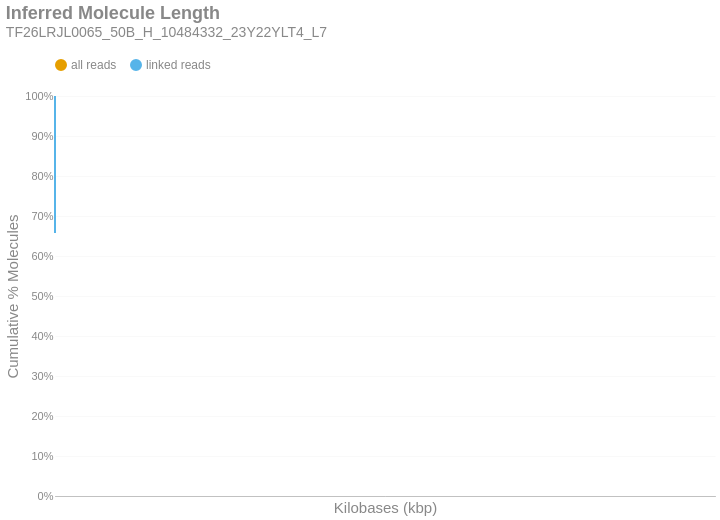

The cell this chart's notebook holds for it:
### Markdown cell above
### Inferred Molecule Length
This is the cumulative frequency distribution of molecule lengths inferred from the first and last alignment positions along a contig for all alignments associated with a single linked-read barcode on a given contig.There are two distributions: one with `all` the alignments (yellow) and another with only `linked reads` (blue). The percent of molecules in the `linked reads` distribution is relative to the total number of linked molecules.

### Code cell
if SKIPLR:
    print_html(f"Skipped")
else:
    binned_df = consolidated_hist(valids['length_inferred']/1000, mask, 10, True)
    binned_df = binned_df.with_columns(
        pl.when(pl.col('bin').cast(pl.Utf8) == '0').then(pl.lit('1')).otherwise(pl.col('bin').cast(pl.Utf8)).alias('bin')
    )
    with SafeRender(binned_df):
        (
            density_plot(binned_df, 'Inferred Molecule Length', samplename, 'inferredlen')
            .transform_calculate(bin_kb='datum.bin / 1000')
            .encode(
                x=alt.X('bin_kb:Q', title="Kilobases (kbp)").scale(type='log', padding=0).axis(labelAngle=-40),
                y=alt.Y('value:Q', title='Cumulative % Molecules')
                    .axis(format='%')
                    .stack(False)
                    .scale(domainMin=0, domainMax=1,padding=0),
                color=alt.Color("key:N").scale(domain = ["all reads", "linked reads"]),
                tooltip = [
                    alt.Tooltip("key:N", title = "Data Type"),
                    alt.Tooltip("range_label:N", title="Kilobases"),
                    alt.Tooltip("value:Q", format = ".2%", title="% Molecules (Cum.)")
                ]
            )
        ).display()

### Figure 1 — Vega-Lite specification as saved in the notebook (floating-point values rounded to 4 significant figures)
{"width": "container", "height": 400, "config": {"title": {"anchor": "start", "dy": -15, "fontSize": 18, "color": "#888888", "subtitleColor": "#888888", "subtitleFontSize": 14}, "arc": {"fill": "#0072B2"}, "axis": {"domainColor": "#888888", "domainWidth": 0.5, "gridWidth": 0.2, "grid": false, "titleFontWeight": 400, "titleFontSize": 15, "labelFontSize": 11, "labelColor": "#888888", "tickColor": "#888888", "tickWidth": 0.2, "titleColor": "#888888"}, "axisBand": {"grid": false}, "axisX": {"grid": true, "tickSize": 10, "domainCap": "round"}, "axisY": {"domain": false, "grid": true, "tickSize": 0, "domainCap": "round"}, "background": "transparent", "header": {"labelFontSize": 15, "labelColor": "#888888", "titleFontSize": 15, "titleFontWeight": 600, "titleColor": "#888888"}, "legend": {"labelFont": "sans-serif", "labelFontSize": 12, "labelColor": "#888888", "symbolSize": 100, "symbolType": "circle", "titleFontSize": 12, "titlePadding": 10, "titleColor": "#888888", "title": null, "orient": "top"}, "range": {"category": ["#E69F00", "#56B4E9", "#009E73", "#F0E442", "#0072B2", "#D55E00", "#CC79A7", "#000000"], "diverging": ["#cfe8f3", "#a2d4ec", "#73bfe2", "#46abdb", "#1696d2", "#12719e"]}, "area": {"fill": "#0072B2", "fillOpacity": 0.7, "line": true, "strokeOpacity": 0.7}, "line": {"color": "#0072B2", "stroke": "#0072B2", "strokeWidth": 2}, "trail": {"color": "#0072B2", "stroke": "#0072B2", "strokeWidth": 0, "size": 1}, "point": {"filled": true, "fillOpacity": 1.0, "size": 95}, "text": {"color": "#888888", "fontSize": 11, "align": "right", "fontWeight": 400, "size": 11}, "bar": {"fill": "#0072B2", "stroke": null}, "view": {"stroke": null, "continuousWidth": 660, "continuousHeight": 400}}, "data": {"name": "data-9631ec1d1845da99adf80627422815e2"}, "mark": {"type": "line", "interpolate": "monotone", "point": {"opacity": 0, "size": 275}}, "encoding": {"color": {"field": "key", "scale": {"domain": ["all reads", "linked reads"]}, "type": "nominal"}, "tooltip": [{"field": "key", "title": "Data Type", "type": "nominal"}, {"field": "range_label", "title": "Kilobases", "type": "nominal"}, {"field": "value", "format": ".2%", "title": "% Molecules (Cum.)", "type": "quantitative"}], "x": {"axis": {"labelAngle": -40}, "field": "bin_kb", "scale": {"type": "log", "padding": 0}, "title": "Kilobases (kbp)", "type": "quantitative"}, "y": {"axis": {"format": "%"}, "field": "value", "scale": {"domainMin": 0, "domainMax": 1, "padding": 0}, "stack": false, "title": "Cumulative % Molecules", "type": "quantitative"}}, "params": [{"name": "param_c36ac31b6afebe62", "select": {"type": "point", "fields": ["key"]}, "bind": "legend"}], "title": {"text": "Inferred Molecule Length", "subtitle": "TF26LRJL0065_50B_H_10484332_23Y22YLT4_L7"}, "transform": [{"fold": ["all reads (cumsum)", "linked reads (cumsum)"]}, {"calculate": "replace(datum.key, ' (cumsum)', '')", "as": "key"}, {"filter": {"param": "param_c36ac31b6afebe62"}}, {"calculate": "datum.bin / 1000", "as": "bin_kb"}], "usermeta": {"embedOptions": {"downloadFileName": "TF26LRJL0065_50B_H_10484332_23Y22YLT4_L7.inferredlen"}}, "$schema": "https://vega.github.io/schema/vega-lite/v6.4.1.json", "datasets": {"data-9631ec1d1845da99adf80627422815e2": [{"bin": "0.0", "interval": "0.0-10.0", "all reads": 0.8852, "linked reads": 0.6575, "all reads (cumsum)": 0.8852, "linked reads (cumsum)": 0.6575, "range_label": "0-9"}, {"bin": "10.0", "interval": "10.0-20.0", "all reads": 0.06535, "linked reads": 0.1941, "all reads (cumsum)": 0.9505, "linked reads (cumsum)": 0.8515, "range_label": "10-19"}, {"bin": "20.0", "interval": "20.0-30.0", "all reads": 0.02798, "linked reads": 0.0838, "all reads (cumsum)": 0.9785, "linked reads (cumsum)": 0.9353, "range_label": "20-29"}, {"bin": "30.0", "interval": "30.0-40.0", "all reads": 0.01238, "linked reads": 0.03712, "all reads (cumsum)": 0.9909, "linked reads (cumsum)": 0.9725, "range_label": "30-39"}, {"bin": "40.0", "interval": "40.0-50.0", "all reads": 0.005782, "linked reads": 0.0173, "all reads (cumsum)": 0.9967, "linked reads (cumsum)": 0.9898, "range_label": "40-49"}, {"bin": "50.0", "interval": "50.0-60.0", "all reads": 0.002124, "linked reads": 0.006509, "all reads (cumsum)": 0.9988, "linked reads (cumsum)": 0.9963, "range_label": "50-59"}, {"bin": "60.0", "interval": "60.0-70.0", "all reads": 0.0007507, "linked reads": 0.002307, "all reads (cumsum)": 0.9995, "linked reads (cumsum)": 0.9986, "range_label": "60-69"}, {"bin": "70.0", "interval": "70.0-80.0", "all reads": 0.0002859, "linked reads": 0.00088, "all reads (cumsum)": 0.9998, "linked reads (cumsum)": 0.9995, "range_label": "70-79"}, {"bin": "80.0", "interval": "80.0-90.0", "all reads": 0.0001083, "linked reads": 0.0003327, "all reads (cumsum)": 0.9999, "linked reads (cumsum)": 0.9998, "range_label": "80-89"}, {"bin": "90.0", "interval": "90.0-100.0", "all reads": 4.113e-05, "linked reads": 0.0001267, "all reads (cumsum)": 1.0, "linked reads (cumsum)": 0.9999, "range_label": "90-99"}, {"bin": "100.0", "interval": "100.0-110.0", "all reads": 1.482e-05, "linked reads": 4.567e-05, "all reads (cumsum)": 1.0, "linked reads (cumsum)": 1.0, "range_label": "100-109"}, {"bin": "110.0", "interval": "110.0-120.0", "all reads": 5.796e-06, "linked reads": 1.785e-05, "all reads (cumsum)": 1.0, "linked reads (cumsum)": 1.0, "range_label": "110-119"}, {"bin": "120.0", "interval": "120.0-130.0", "all reads": 3.455e-06, "linked reads": 1.064e-05, "all reads (cumsum)": 1.0, "linked reads (cumsum)": 1.0, "range_label": "120-129"}, {"bin": "130.0", "interval": "130.0-140.0", "all reads": 1.115e-06, "linked reads": 3.434e-06, "all reads (cumsum)": 1.0, "linked reads (cumsum)": 1.0, "range_label": "130-139"}, {"bin": "140.0", "interval": "140.0-150.0", "all reads": 1.115e-07, "linked reads": 3.434e-07, "all reads (cumsum)": 1.0, "linked reads (cumsum)": 1.0, "range_label": "140-149"}, {"bin": "150.0", "interval": "150.0-160.0", "all reads": 3.344e-07, "linked reads": 1.03e-06, "all reads (cumsum)": 1.0, "linked reads (cumsum)": 1.0, "range_label": "150-159"}, {"bin": "160.0", "interval": "160.0-170.0", "all reads": 1.115e-07, "linked reads": 3.434e-07, "all reads (cumsum)": 1.0, "linked reads (cumsum)": 1.0, "range_label": "160-169"}]}}
